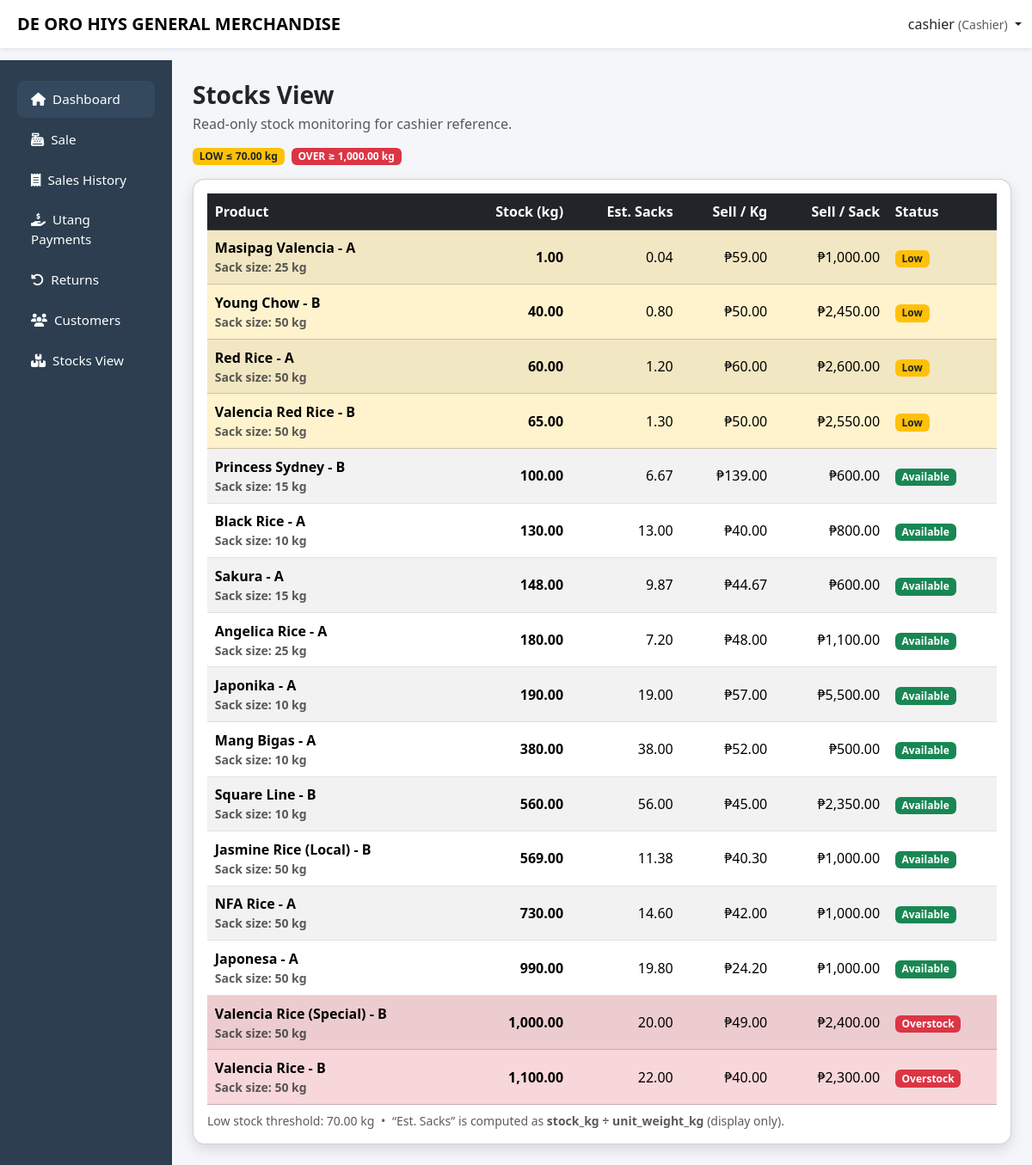
The app's page /capstone/cashier/inventory_view.php (signed in) with its own data.
### tables this page shows
CREATE TABLE `stock_settings` (
  `id` tinyint(4) NOT NULL,
  `low_threshold_kg` decimal(10,2) NOT NULL DEFAULT 10.00,
  `over_threshold_kg` decimal(10,2) NOT NULL DEFAULT 1000.00,
  `updated_at` datetime DEFAULT current_timestamp() ON UPDATE current_timestamp()
);

CREATE TABLE `products` (
  `product_id` int(11) NOT NULL,
  `variety` varchar(100) DEFAULT NULL,
  `grade` enum('A','B') NOT NULL,
  `unit_weight_kg` decimal(10,2) DEFAULT NULL,
  `price_per_sack` decimal(10,2) NOT NULL,
  `price_per_kg` decimal(10,2) NOT NULL,
  `created_at` timestamp NOT NULL DEFAULT current_timestamp(),
  `archived` tinyint(1) NOT NULL DEFAULT 0,
  `stock_kg` decimal(10,2) NOT NULL DEFAULT 0.00
);

### capstone/cashier/inventory_view.php (the view, shortened to what this page needs)
<?php
$username = $_SESSION['username'] ?? 'Cashier';
include '../config/db.php';
function h($v){ return htmlspecialchars((string)$v, ENT_QUOTES, 'UTF-8'); }
$DEFAULT_LOW  = 10;
$DEFAULT_OVER = 1000;
$LOW_STOCK_KG  = $DEFAULT_LOW;
$OVER_STOCK_KG = $DEFAULT_OVER;
$settingsRes = $conn->query("
    SELECT low_threshold_kg, over_threshold_kg
    FROM stock_settings
    WHERE id = 1
    LIMIT 1
");
if($settingsRes && $row = $settingsRes->fetch_assoc()){
    $LOW_STOCK_KG  = (float)$row['low_threshold_kg'];
    $OVER_STOCK_KG = (float)$row['over_threshold_kg'];
}
$sql = "
SELECT
  p.product_id,
  p.variety,
  p.grade,
  p.unit_weight_kg,
  p.price_per_kg,
  p.price_per_sack,
  IFNULL(SUM(
    CASE
      WHEN LOWER(it.type)='in' THEN it.qty_kg
      WHEN LOWER(it.type)='out' THEN -it.qty_kg
      WHEN LOWER(it.type)='adjust' THEN it.qty_kg
      ELSE 0
    END
  ),0) AS stock_kg
FROM products p
LEFT JOIN inventory_transactions it ON it.product_id = p.product_id
WHERE p.archived = 0
GROUP BY p.product_id
ORDER BY stock_kg ASC, p.variety ASC, p.grade ASC
";
$result = $conn->query($sql);
?>
<!DOCTYPE html>
<html lang="en">
<head>
<link href="https://cdn.jsdelivr.net/npm/bootstrap@5.3.2/dist/css/bootstrap.min.css" rel="stylesheet">
<link href="https://cdnjs.cloudflare.com/ajax/libs/font-awesome/6.5.1/css/all.min.css" rel="stylesheet">
<link href="../css/layout.css" rel="stylesheet">
</head>
<body>
<nav class="navbar navbar-expand-lg navbar-light bg-white shadow-sm fixed-top">
  <div class="container-fluid">
    <span class="navbar-brand fw-bold ms-2">DE ORO HIYS GENERAL MERCHANDISE</span>
    <div class="ms-auto dropdown">
      <a class="nav-link dropdown-toggle" data-bs-toggle="dropdown">
        <?= h($username) ?> <small class="text-muted">(Cashier)</small>
      </a>
    </div>
  </div>
</nav>
<div class="container-fluid">
  <div class="row">
    <?php include '../includes/cashier_sidebar.php'; ?>
<main class="col-lg-10 ms-sm-auto px-4 main-content">
<div class="py-4">
<div class="d-flex justify-content-between align-items-center flex-wrap gap-2 mb-2">
  <div>
    <h3 class="fw-bold mb-1">Stocks View</h3>
    <div class="text-muted">Read-only stock monitoring for cashier reference.</div>
  </div>
</div>
<div class="mt-3 d-flex flex-wrap gap-2">
  <span class="badge bg-warning text-dark">
    LOW ≤ <?= number_format($LOW_STOCK_KG,2) ?> kg
  </span>
  <span class="badge bg-danger">
    OVER ≥ <?= number_format($OVER_STOCK_KG,2) ?> kg
  </span>
</div>
<div class="card modern-card mt-3">
<div class="card-body">
<div class="table-responsive">
<table class="table table-striped align-middle mb-0">
<thead class="table-dark">
<tr>
<th>Product</th>
<th class="text-end">Stock (kg)</th>
<th class="text-end">Est. Sacks</th>
<th class="text-end">Sell / Kg</th>
<th class="text-end">Sell / Sack</th>
<th>Status</th>
</tr>
</thead>
<tbody>
                <?php if($result && $result->num_rows > 0): ?>
                  <?php while($row = $result->fetch_assoc()):
                    $stock = (float)($row['stock_kg'] ?? 0);
                    $w     = (float)($row['unit_weight_kg'] ?? 0);
                    $pKg   = (float)($row['price_per_kg'] ?? 0);
                    $pSack = (float)($row['price_per_sack'] ?? 0);
                    $isLow  = ($stock > 0 && $stock <= $LOW_STOCK_KG);
                    $isOver = ($stock >= $OVER_STOCK_KG);
$estSacks = ($w > 0) ? ($stock / $w) : 0;
if($stock <= 0){
    $badge = "<span class='badge bg-secondary'>Out of Stock</span>";
    $rowClass = "table-secondary";
} elseif($isOver){
    $badge = "<span class='badge bg-danger'>Overstock</span>";
    $rowClass = "table-danger";
} elseif($isLow){
    $badge = "<span class='badge bg-warning text-dark'>Low</span>";
    $rowClass = "table-warning";
} else {
    $badge = "<span class='badge bg-success'>Available</span>";
    $rowClass = "";
}
?>
                    <tr class="<?= $rowClass ?>">
                      <td class="fw-semibold">
                        <?= h(($row['variety'] ?? '').' - '.($row['grade'] ?? '')) ?>
                        <?php if($w > 0): ?>
                          <div class="text-muted small">Sack size: <?= number_format($w,0) ?> kg</div>
                        <?php else: ?>
                          <div class="text-muted small">Sack size: —</div>
                        <?php endif; ?>
                      </td>
                      <td class="text-end fw-bold"><?= number_format($stock,2) ?></td>
                      <td class="text-end">
                        <?php if($w > 0): ?>
                          <?= number_format($estSacks,2) ?>
                        <?php else: ?>
                          —
                        <?php endif; ?>
                      </td>
                      <td class="text-end">
                        <?php if($pKg > 0): ?>
                          ₱<?= number_format($pKg,2) ?>
                        <?php else: ?>
                          <span class="text-muted">0.00</span>
                        <?php endif; ?>
                      </td>
                      <td class="text-end">
                        <?php if($pSack > 0): ?>
                          ₱<?= number_format($pSack,2) ?>
                        <?php else: ?>
                          <span class="text-muted">0.00</span>
                        <?php endif; ?>
                      </td>
                      <td><?= $badge ?></td>
                    </tr>
                  <?php endwhile; ?>
                <?php else: ?>
                  <tr><td colspan="6" class="text-center text-muted">No products found.</td></tr>
                <?php endif; ?>
                </tbody>
              </table>
            </div>
            <div class="text-muted small mt-2">
              Low stock threshold: <?= number_format($LOW_STOCK_KG,2) ?> kg
              <span class="mx-1">•</span>
              “Est. Sacks” is computed as <b>stock_kg ÷ unit_weight_kg</b> (display only).
            </div>
          </div>
        </div>
      </div>
    </main>
  </div>
</div>
</body>
</html>

### capstone/css/layout.css (style rules this page uses)
body { background:#f4f6f9; padding-top: 60px; }
.modern-card { border-radius:14px; box-shadow:0 6px 16px rgba(0,0,0,.12); transition:.3s; }
.main-content { padding-top:0px; }
.table td, .table th { padding:0.55rem; vertical-align: middle; }
.table td,.table th { vertical-align:middle; }
table td, .table th { padding:0.55rem; vertical-align: middle; }
body { background:#f4f6f9; padding-top:70px; }
.modern-card { border-radius:14px; box-shadow:0 6px 16px rgba(0,0,0,.12); }
.table td, .table th { vertical-align: middle; }

### records on screen
stock_settings: low_threshold_kg "70.00", over_threshold_kg "1,000.00"
products: variety+grade "Masipag Valencia - A", unit_weight_kg "25", stock "1.00", estSacks "0.04", price_per_kg "59.00", price_per_sack "1,000.00", shows "Low"
products: variety+grade "Young Chow - B", unit_weight_kg "50", stock "40.00", estSacks "0.80", price_per_kg "50.00", price_per_sack "2,450.00", shows "Low"
products: variety+grade "Red Rice - A", unit_weight_kg "50", stock "60.00", estSacks "1.20", price_per_kg "60.00", price_per_sack "2,600.00", shows "Low"
products: variety+grade "Valencia Red Rice - B", unit_weight_kg "50", stock "65.00", estSacks "1.30", price_per_kg "50.00", price_per_sack "2,550.00", shows "Low"
products: variety+grade "Princess Sydney - B", unit_weight_kg "15", stock "100.00", estSacks "6.67", price_per_kg "139.00", price_per_sack "600.00", shows "Available"
products: variety+grade "Black Rice - A", unit_weight_kg "10", stock "130.00", estSacks "13.00", price_per_kg "40.00", price_per_sack "800.00", shows "Available"
products: variety+grade "Sakura - A", unit_weight_kg "15", stock "148.00", estSacks "9.87", price_per_kg "44.67", price_per_sack "600.00", shows "Available"
products: variety+grade "Angelica Rice - A", unit_weight_kg "25", stock "180.00", estSacks "7.20", price_per_kg "48.00", price_per_sack "1,100.00", shows "Available"
products: variety+grade "Japonika - A", unit_weight_kg "10", stock "190.00", estSacks "19.00", price_per_kg "57.00", price_per_sack "5,500.00", shows "Available"
products: variety+grade "Mang Bigas - A", unit_weight_kg "10", stock "380.00", estSacks "38.00", price_per_kg "52.00", price_per_sack "500.00", shows "Available"
products: variety+grade "Square Line - B", unit_weight_kg "10", stock "560.00", estSacks "56.00", price_per_kg "45.00", price_per_sack "2,350.00", shows "Available"
products: variety+grade "Jasmine Rice (Local) - B", unit_weight_kg "50", stock "569.00", estSacks "11.38", price_per_kg "40.30", price_per_sack "1,000.00", shows "Available"
products: variety+grade "NFA Rice - A", unit_weight_kg "50", stock "730.00", estSacks "14.60", price_per_kg "42.00", price_per_sack "1,000.00", shows "Available"
products: variety+grade "Japonesa - A", unit_weight_kg "50", stock "990.00", estSacks "19.80", price_per_kg "24.20", price_per_sack "1,000.00", shows "Available"
products: variety+grade "Valencia Rice (Special) - B", unit_weight_kg "50", stock "1,000.00", estSacks "20.00", price_per_kg "49.00", price_per_sack "2,400.00", shows "Overstock"
products: variety+grade "Valencia Rice - B", unit_weight_kg "50", stock "1,100.00", estSacks "22.00", price_per_kg "40.00", price_per_sack "2,300.00", shows "Overstock"

### other values on screen
$username "cashier"
